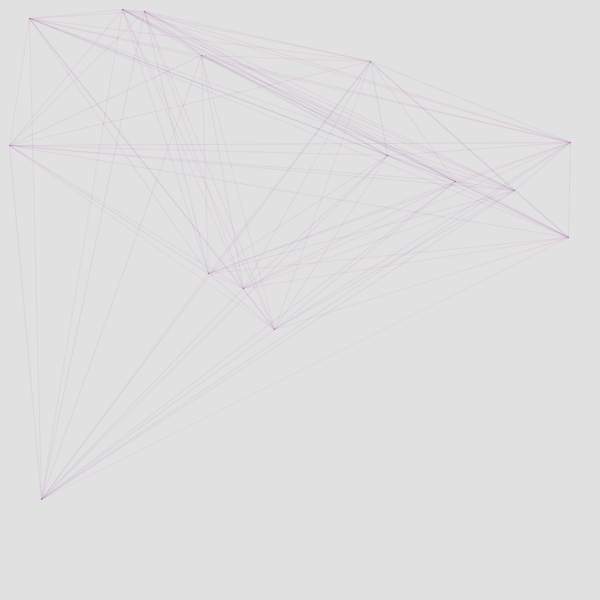
Frame 1 (no input)
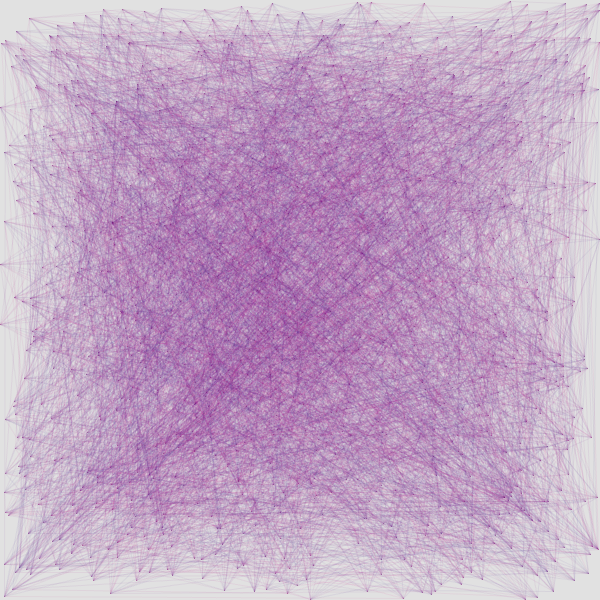
Frame 60 (the mouse pressed at the canvas centre just before this capture)
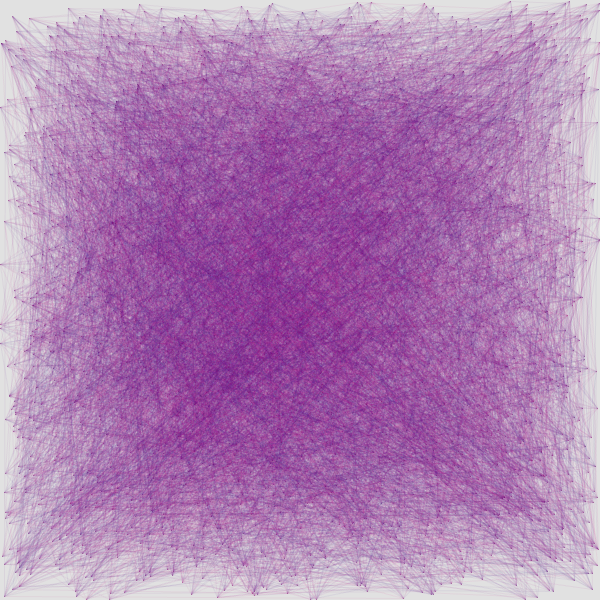
Frame 120 (the mouse held since frame 60 and released just before this capture)

The Processing sketch that drew these frames (run headless with seeded random() and noise(); from frame 60 on, the mouse is pressed at the canvas centre):

// Processing sketch: processing_146193
// ── processing_146193.pde

void setup(){
size(600,600); 
background(225);
frameRate(5);
}

void draw(){
  
float x, y;
int a = 15;
PVector[] pts = new PVector[a];

for (int i = 0; i < a; i++) {
x = random(width);    
y = random(height);
pts[i] = new PVector(x, y);
}


for (int i = 0; i < a; i++) {
for (int j = 0; j < a; j++) {
if ( j != i ) {
stroke(random(232),random(21),134,8);
line(pts[i].x,  pts[i].y, pts[j].x, pts[j].y );
}
}
}
}
